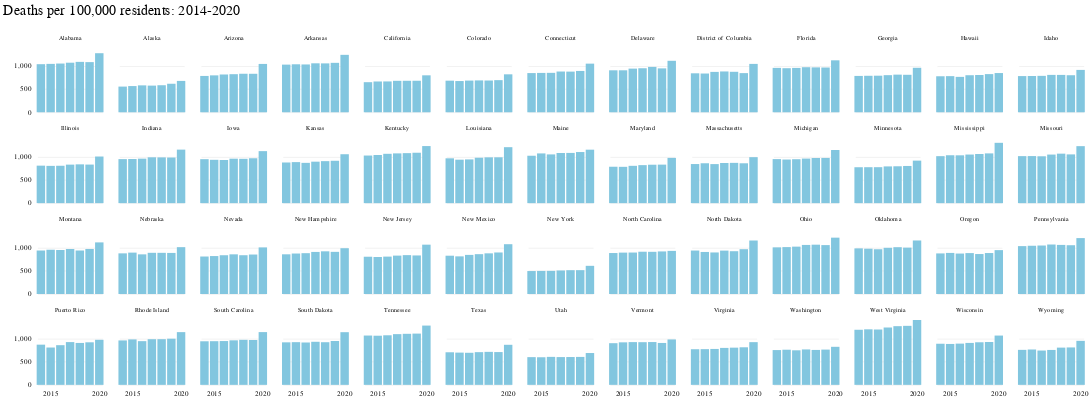

The code cell stored with this chart in its notebook:
### Code cell
viz = (
    alt.Chart(deaths_rates_melt)
    .mark_bar(width=13)
    .encode(
        x=alt.X(
            "year:T",
            title=" ",
            axis=alt.Axis(
                grid=False,
                tickSize=0,
                domainOpacity=0,
                tickCount=2,
                offset=4,
                gridWidth=0.6,
            ),
        ),
        y=alt.Y(
            "death_rate",
            title=" ",
            axis=alt.Axis(
                tickSize=0,
                domainOpacity=0,
                tickCount=3,
                offset=4,
                gridWidth=0.6,
                gridColor="#dddddd",
            ),
        ),
        color=alt.condition(
            alt.datum.year == 2020,
            alt.value("#3580b1"),
            alt.value("#82c6df"),
        ),
        facet=alt.Facet("name", columns=13, title=" "),
    )
    .properties(width=100, height=100, title="Deaths per 100,000 residents: 2014-2020")
)
viz.configure_view(strokeOpacity=0)

### Figure 1 — Vega-Lite specification as saved in the notebook (floating-point values rounded to 4 significant figures; data arrays with more than 128 entries replaced by an {"elided": "..."} marker saying what was removed)
{"config": {"view": {"width": 800, "height": 450, "strokeOpacity": 0}, "background": "#ffffff", "title": {"anchor": "start", "font": "Benton Gothic Bold, sans", "fontColor": "#000000", "fontSize": 22, "fontWeight": "normal"}, "arc": {"fill": "#82c6df"}, "area": {"fill": "#82c6df"}, "line": {"stroke": "#82c6df", "strokeWidth": 3}, "path": {"stroke": "#82c6df"}, "rect": {"fill": "#82c6df"}, "shape": {"stroke": "#82c6df"}, "bar": {"fill": "#82c6df"}, "point": {"stroke": "#82c6df"}, "symbol": {"fill": "#82c6df", "size": 30}, "axis": {"titleFont": "Benton Gothic Bold, sans", "titleFontSize": 13, "titleFontWeight": "normal", "labelFont": "Benton Gothic, sans", "labelFontSize": 11.5, "labelFontWeight": "normal"}, "axisX": {"labelAngle": 0, "labelPadding": 4, "tickSize": 3}, "axisY": {"labelBaseline": "middle", "maxExtent": 45, "minExtent": 45, "tickSize": 2, "titleAlign": "left", "titleAngle": 0, "titleX": -45, "titleY": -11}, "legend": {"titleFont": "Benton Gothic Bold, sans", "titleFontSize": 13, "titleFontWeight": "normal", "symbolType": "square", "labelFont": "Benton Gothic, sans", "labelFontSize": 11.5}, "range": {"category": ["#3580b1", "#ec8431", "#ab7fb4", "#c89d29", "#adc839", "#829eb1"], "diverging": ["#e68a4f", "#f4bb6a", "#f9e39c", "#dadfe2", "#a6b7c6", "#849eae"], "heatmap": ["#fbf2c7", "#f9e39c", "#f8d36e", "#f4bb6a", "#e68a4f", "#d15a40", "#ab4232"], "ordinal": ["#fbf2c7", "#f9e39c", "#f8d36e", "#f4bb6a", "#e68a4f", "#d15a40", "#ab4232"], "ramp": ["#fbf2c7", "#f9e39c", "#f8d36e", "#f4bb6a", "#e68a4f", "#d15a40", "#ab4232"]}}, "data": {"name": "data-1ad6f13cdf44155ae452efded9483bf6"}, "mark": {"type": "bar", "width": 13}, "encoding": {"color": {"condition": {"value": "#3580b1", "test": "(datum.year === 2020)"}, "value": "#82c6df"}, "facet": {"type": "nominal", "columns": 13, "field": "name", "title": " "}, "x": {"type": "temporal", "axis": {"domainOpacity": 0, "grid": false, "gridWidth": 0.6, "offset": 4, "tickCount": 2, "tickSize": 0}, "field": "year", "title": " "}, "y": {"type": "quantitative", "axis": {"domainOpacity": 0, "gridColor": "#dddddd", "gridWidth": 0.6, "offset": 4, "tickCount": 3, "tickSize": 0}, "field": "death_rate", "title": " "}}, "height": 100, "title": "Deaths per 100,000 residents: 2014-2020", "width": 100, "$schema": "https://vega.github.io/schema/vega-lite/v4.0.2.json", "datasets": {"data-1ad6f13cdf44155ae452efded9483bf6": {"elided": "364 records"}}}
